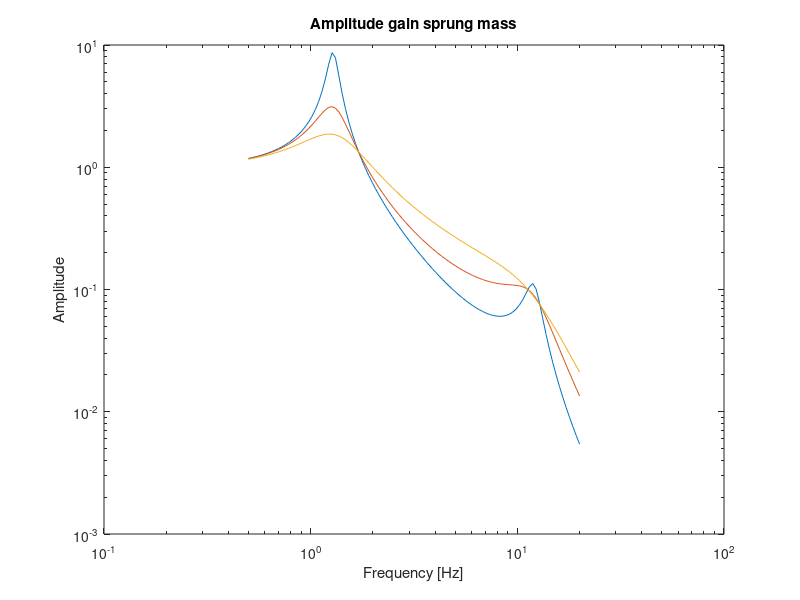
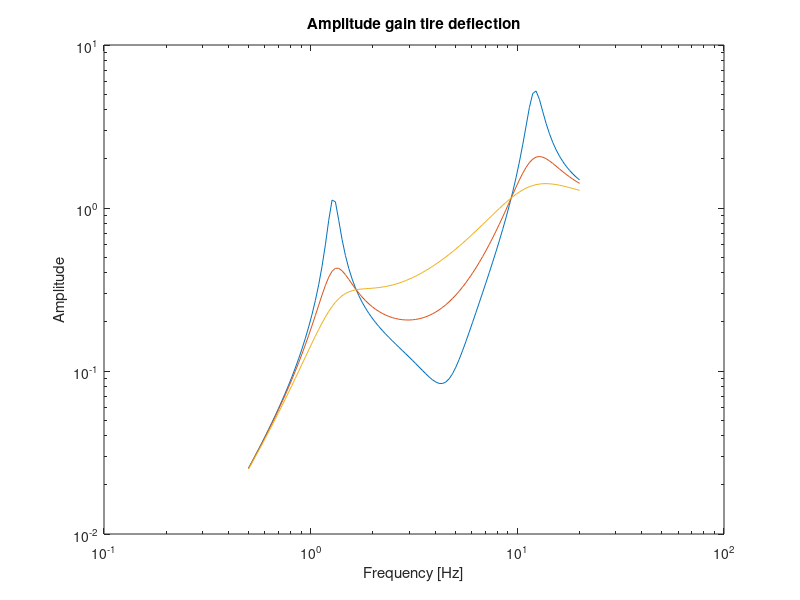

Reproduce these figures in MATLAB, in order. (Note: this script raises an error after producing the figures.)
% -----------------------------------
% 
% Frequency response diagrams
% 
% -----------------------------------

clear;


%% FR diagrams: Passive linear damping

% Compute the gain/transmissbility functions, over the frequency span 0.5
% to 20 Hz, using the analytic expression from Task 7.

% Define frequency range of interest
f_min = 0.5; f_max = 20; 
f = 10.^linspace(log10(f_min), log10(f_max), 100);

cmin = 500;
cnom = 1500;
cmax = 3000;
ms = 400;
mus = 40;
ks = 30e3;
kt = 200e3;

M = [ms 0;
     0 mus];
 
A = [ks -ks;
     -ks ks+kt];
 
D = [0;
     kt];

w = f.*2*pi;

gain = zeros(2,length(w));
count = 1;
for c = [cmin cnom cmax] % Define which damping constants to use
    
    % Calculate amplitude gain for sprung mass and tire deflection
    C = [c -c;
         -c c];
    
    for j = 1:length(w)
        gain(:,j) = abs((M*(1i*w(j))^2+C*1i*w(j)+A)\D-[0;1]);
    end
     
    % Plot the amplitude gain for the sprung mass (in fig1).
    figure(1);
    loglog(f,gain(1,:));
    title('Amplitude gain sprung mass')
    ylabel('Amplitude')
    xlabel('Frequency [Hz]')
    %legend([mass_plot,'cmin', 'cnom', 'cmax'])
    %loglog(f,#); hold on;
    hold on

    % Plot the amplitude gain for the tire deflection (in fig2).
    figure(2);
    loglog(f,gain(2,:));
    title('Amplitude gain tire deflection')
    ylabel('Amplitude')
    xlabel('Frequency [Hz]')
    %legend(['cmin' 'cnom' 'cmax'])
    hold on
    %loglog(f,#); hold on;
    count = count+1;
end

%% FR diagrams: Simulation based
% Simulations for passive linear damping, with nominal damping coefficient.
% Copy-paste and/or modify the script below and use it for the other models.
clear Tsm Ttd

% Define which model to run
for ii = 1:6
    switch ii
        % Uncomment to run model
%         case 1; qc = @(t,z,zr) qc_pl_cmin(t,z,zr);
%         case 2; qc = @(t,z,zr) qc_pl_cnom(t,z,zr);
%         case 3; qc = @(t,z,zr) qc_pl_cmax(t,z,zr);
         case 4; qc = @(t,z,zr) qc_pnl(t,z,zr);
%         case 5; qc = @(t,z,zr) qc_sh1(t,z,zr);
%         case 6; qc = @(t,z,zr) qc_sh2(t,z,zr);
        otherwise; continue;
    end

    % Define frequency range of interest
    f_min = 0.5; f_max = 20; 
    n_f = 25; % number of 'frequencies' to simulate
    f = 10.^linspace(log10(f_min), log10(f_max), n_f);

    z0 = zeros(4,1); % Inital conditions
    tf = 10;         % Simulation end time

    Aroad = 0.01; % Road amplitude

    for i = 1:length(f)
        clear sol t z1 z2 zr idx
        omega = 2*pi*f(i);
        ZR = @(t) Aroad*sin(omega*t); % Define the road profile (need to be updated for each new freq.)

        % Simulate
        sol = ode15s( @(t,z) qc(t,z,ZR), [0 tf], z0);

        % Extract results
        t  = sol.x;
        z1 = sol.y(1,:);
        z2 = sol.y(2,:);
        zr = ZR(t);

        % Calculate gain
        idx = [ceil(.75*length(sol.x)):length(sol.x)]; % Pick out the last 25% of the results (where init. cond. have little effect on the behavior)
        zr_rms   = sqrt( trapz(t(idx), zr(idx).^2) );
        z1_rms   = sqrt( trapz(t(idx), z1(idx).^2) );
        z2zr_rms = sqrt( trapz(t(idx), (z2(idx)-zr(idx)).^2) );

        Tsm(i) = z1_rms/zr_rms;
        Ttd(i) = z2zr_rms/zr_rms;
    end

% ------------------------------------------------------------------------
% Plot the frequency response diagrams with the above precalculated
% variables:
% 
%   - f : frequency vector for 0.5 to 20 Hz
% 
%   - Tsm : transmissibility for the frequency span in f
%     (amplitude gain for the sprung mass)
% 
%   - Ttd :  amplitude gain for the tire deflection for the frequency
%     span in f

% 
% ------------------------------------------------------------------------


    % Plot transmissibility (amplitude gain for sprung mass)
    figure(3);
    %C1 = {'b','r','k','g','m','c'};
    loglog(f,Tsm,'.-'); hold on
    title('Amplitude gain sprung mass simulation')
    ylabel('Amplitude')
    xlabel('Frequency [Hz]')
    %legend({'cmin','cnom','cmax','nonlin','sh1','sh2'})
    

    % Plot amplitude gain for the tire deflection ratio
    figure(4);
    %C2 = {'b','r','k','g','m','c'};
    loglog(f,Ttd,'.-'); hold on
    title('Amplitude gain tire deflection simulation')
    ylabel('Amplitude')
    xlabel('Frequency [Hz]')
    %legend({'cmin','cnom','cmax','nonlin','sh1','sh2'})
    
end


